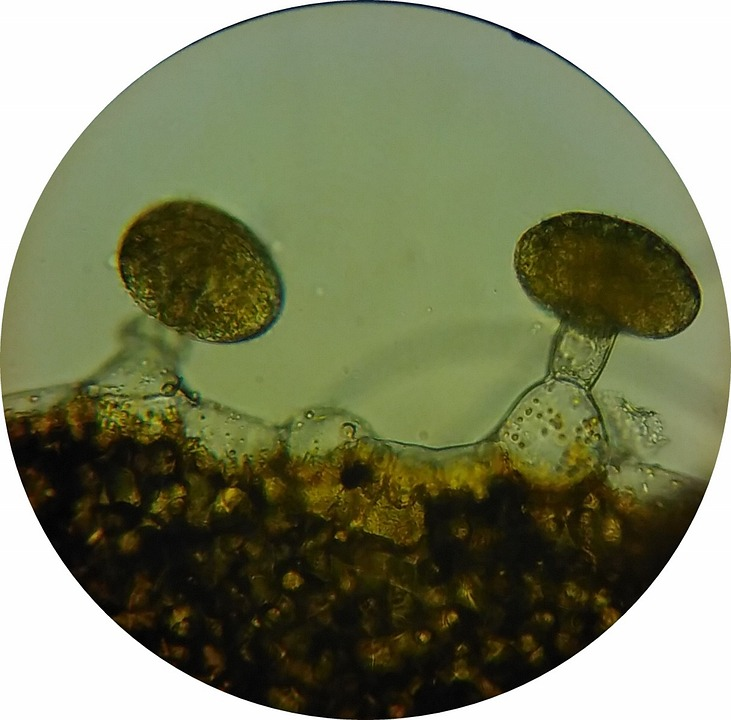
#> input picture image_repo/oilglands.jpg, 731 x 720 px, found by its file name
$ python 19-ipscipy.py
#> lines starting #> are read from the running program, lines starting #| are printed output that depends on the picture; long printed decimals are rounded
# -*- coding: utf-8 -*-
"""
Created on Mon Feb  6 15:05:50 2023

@author: harsha
"""
#first git commits
from scipy import ndimage
from skimage import io,img_as_float,img_as_ubyte
import matplotlib.pyplot as plt
import numpy as np

img = img_as_ubyte(io.imread("D:\git\image_repo\oilglands.jpg",as_gray = True))
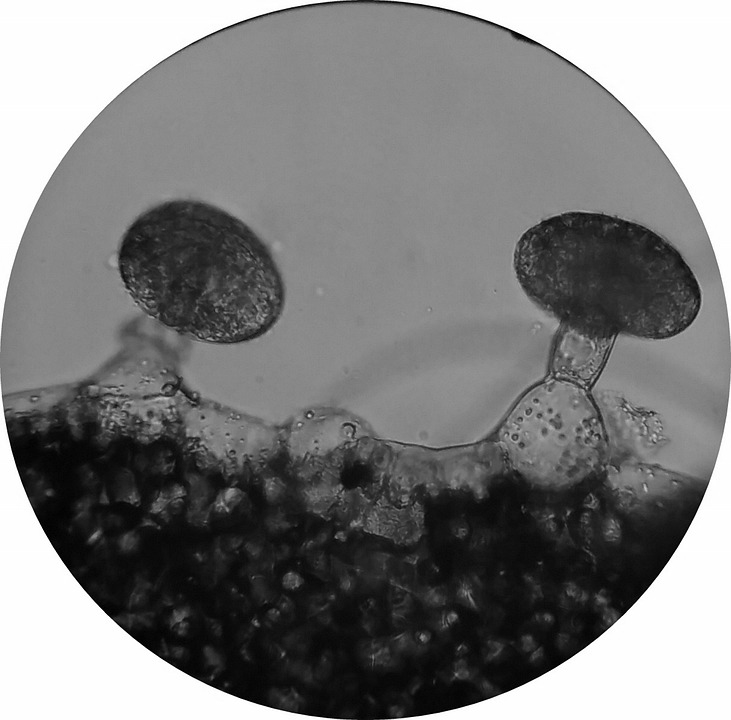
#> img: shape (720, 731); min 0, max 255, mean 125.5
print(img.shape,img.dtype)
#| (720, 731) uint8
print(img.mean(),img.max(),img.min())
#| 125.467 255 0

flippedLR = np.fliplr(img)
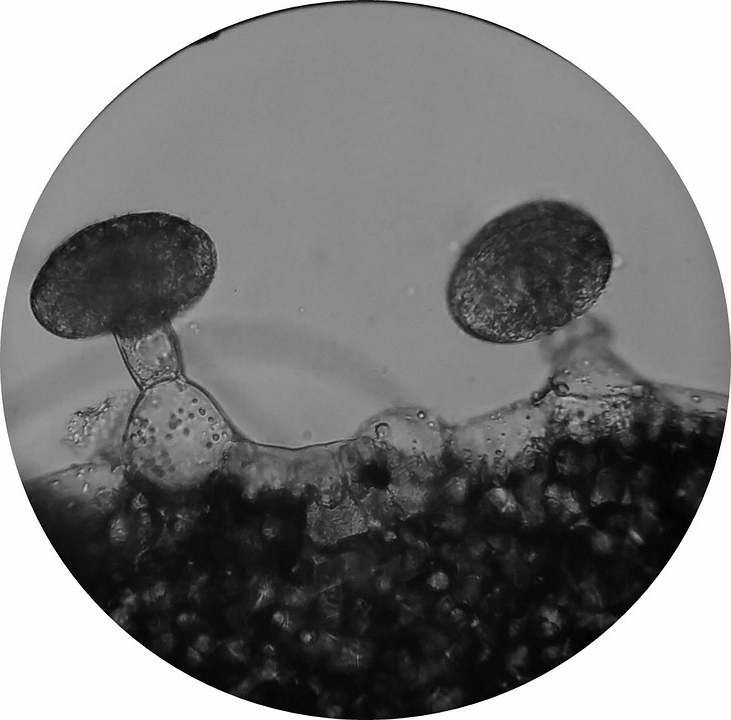
#> flippedLR: shape (720, 731); min 0, max 255, mean 125.5
flippedUD = np.flipud(img)
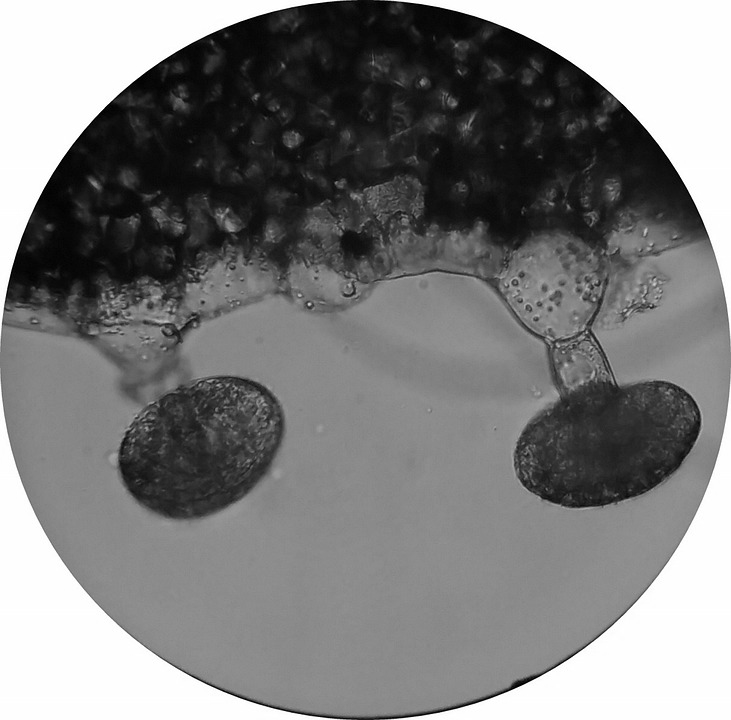
#> flippedUD: shape (720, 731); min 0, max 255, mean 125.5
rotated = ndimage.rotate(img, 75)
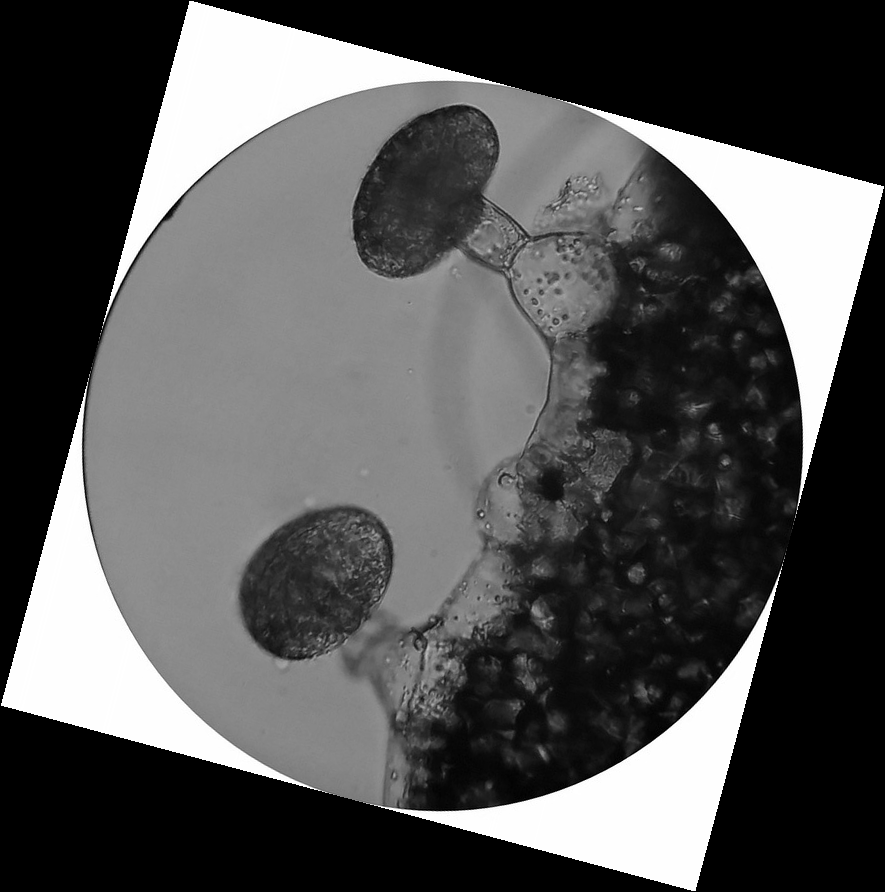
#> rotated: shape (892, 885); min 0, max 255, mean 83.2
#smoothing or denoising techniques
uniform_filtered = ndimage.uniform_filter(img,size=9)
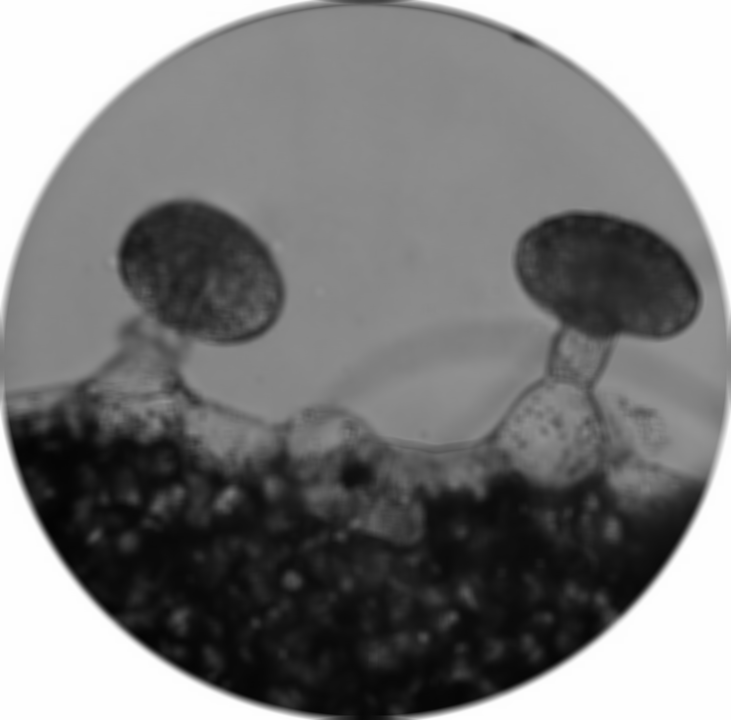
#> uniform_filtered: shape (720, 731); min 3, max 254, mean 124.7
#gaussian preserved edges
#median is a better one whihc preserves edges
#these cmaps only work on single channekl images

median_filtered = ndimage.median_filter(img,size=3)

sobel_x = ndimage.sobel(img,axis=0)
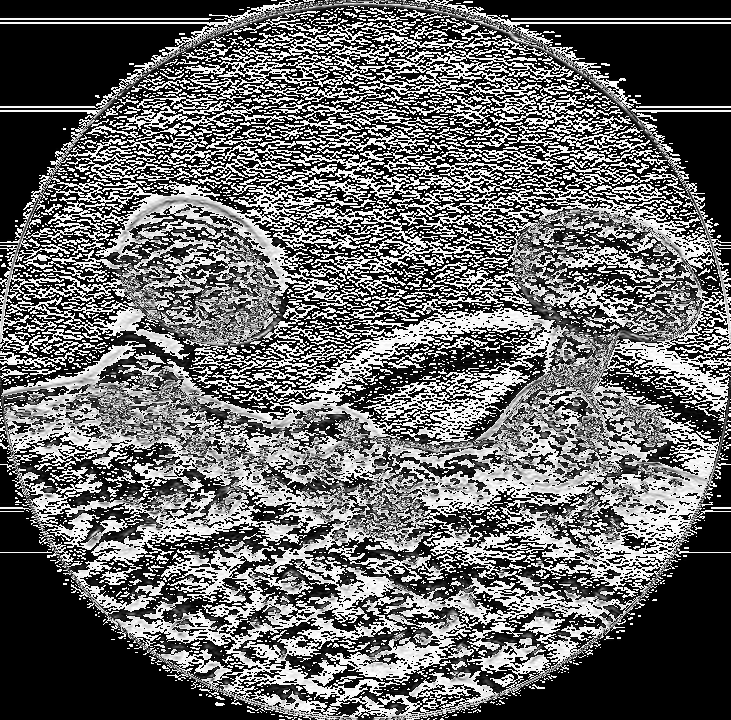
#> sobel_x: shape (720, 731); min 0, max 255, mean 103.1
sobel_y = ndimage.sobel(img,axis=1)
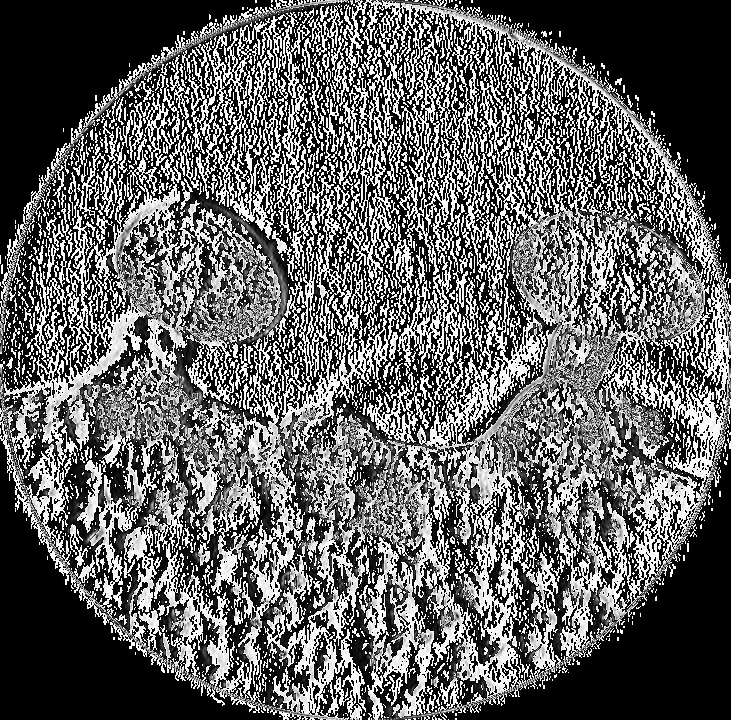
#> sobel_y: shape (720, 731); min 0, max 255, mean 98
plt.subplot(1,2,1)
plt.imshow(sobel_x)
plt.subplot(1,2,2)
plt.imshow(sobel_y)
plt.show()
# [8 lines of commented-out code are left out]

$ run again, with image_repo/lioness.jpg copied over image_repo/oilglands.jpg
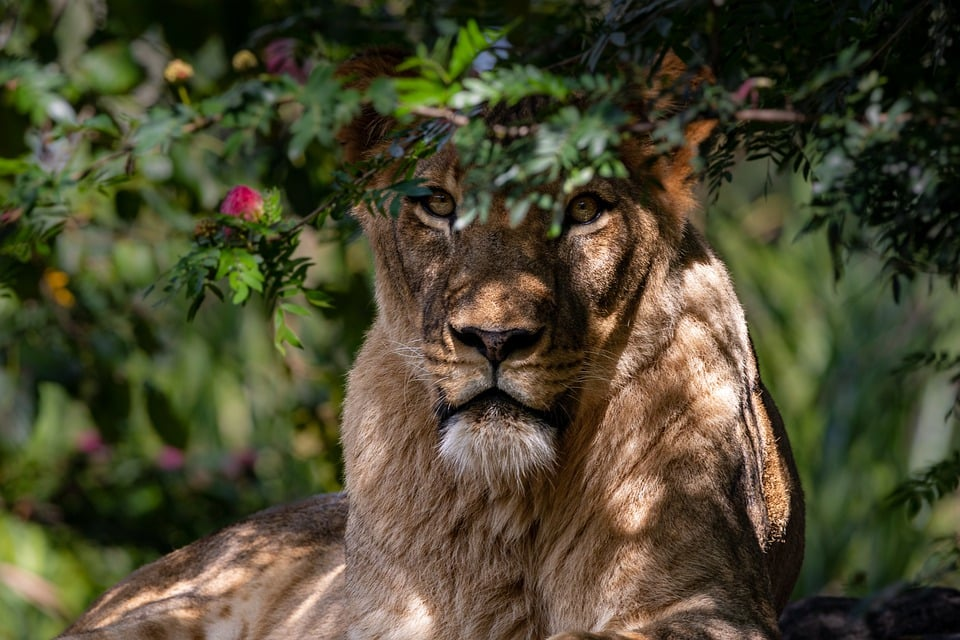
#> input picture image_repo/lioness.jpg, 960 x 640 px, found by its file name
#| (640, 960) uint8
#| 72.013 255 0
#> `sobel_x = ndimage.sobel(img,axis=0)`:
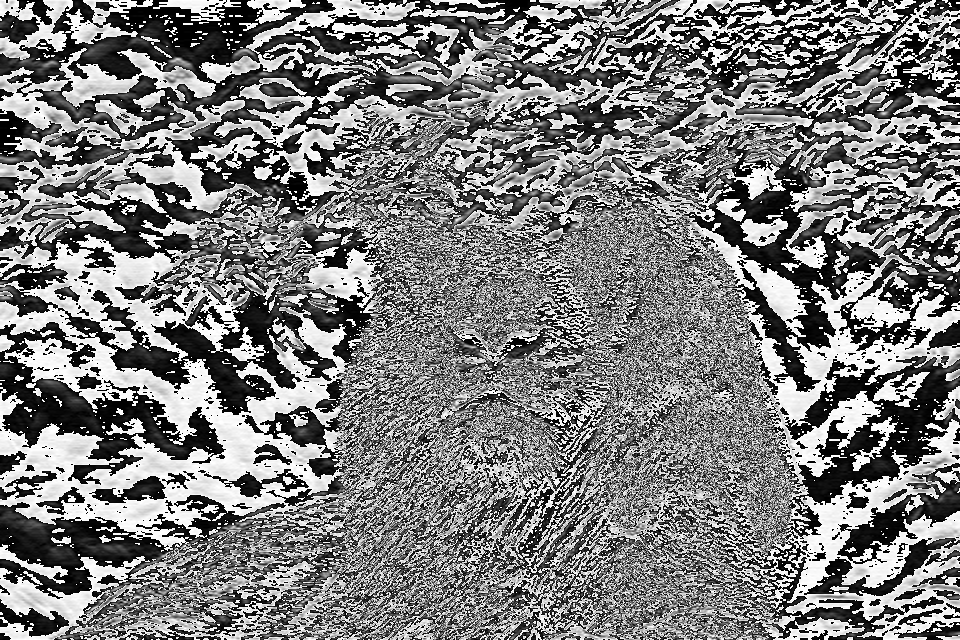
#> sobel_x: shape (640, 960); min 0, max 255, mean 125
#> `sobel_y = ndimage.sobel(img,axis=1)`:
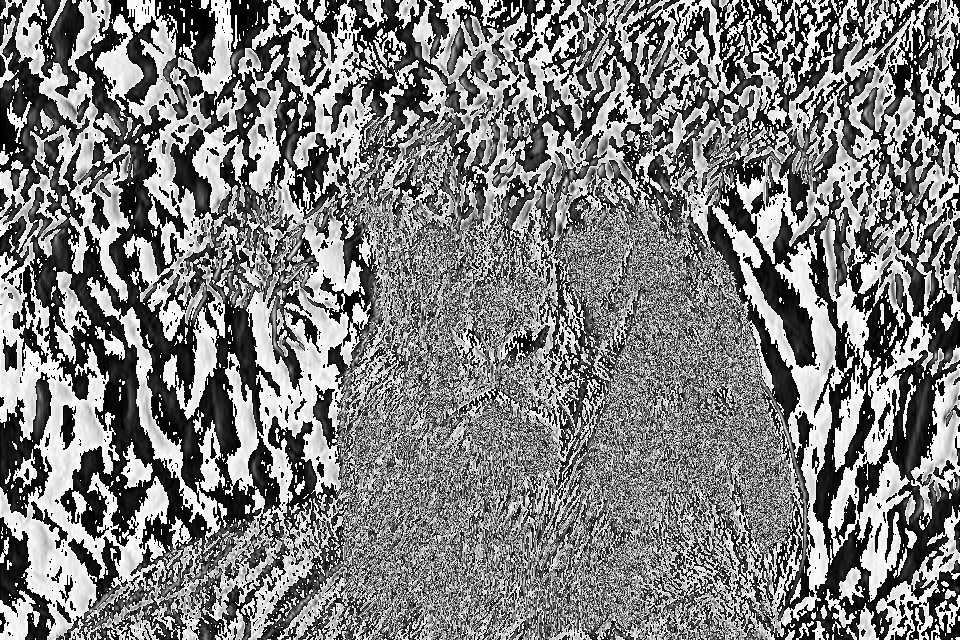
#> sobel_y: shape (640, 960); min 0, max 255, mean 125.8
